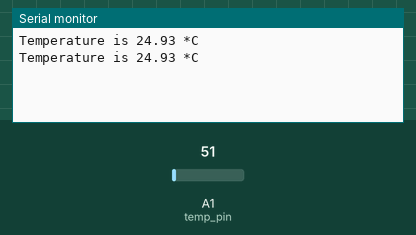
Bench run of a sketch on a simulated Arduino Uno, built with avr-gcc and run on an emulated ATmega328P. Parts: the last lines printed to the serial monitor. Inputs (shaded band) come from the test bench; at power-on: A1 (temp_pin) = 51.

Above: at 1.8 s.
1.9 s: A1 (temp_pin) set to 61
At 2.8 s:
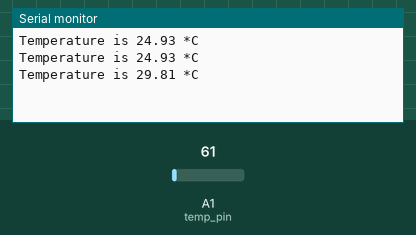
3.4 s: A1 (temp_pin) set to 71
At 4.4 s:
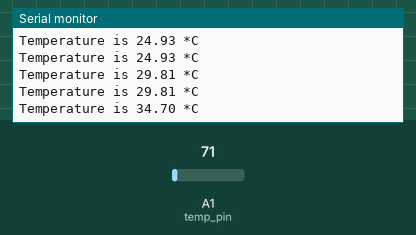
Timing chart, 0 to 6.4 s (numbered marks = the images above; inputs shaded):
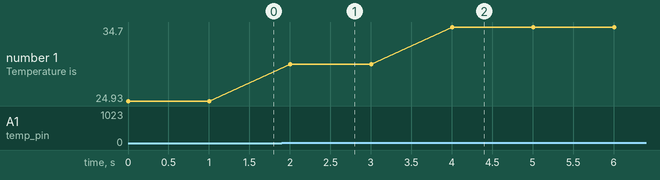

The sketch:

Temperature_sensor.ino
```cpp
// Implementing an LM35 Temperature Sensor
int temp_pin = A1; // some analog-input pin for taking temperature input

void setup() {
  pinMode(temp_pin, INPUT);
  Serial.begin(9600);
}

void loop() {
  int temp_val = analogRead(temp_pin);
  float mv = (temp_val/1023.0)*5000;
  float cel = mv/10;
  Serial.print("Temperature is ");
  Serial.print(cel);
  Serial.println(" *C");
  delay(1000);
}
```

Measured:
- after the input at 1.9 s, the serial monitor: prints a new line after 0.10 s (image 1)
- after the input at 3.4 s, the serial monitor: prints a new line after 0.60 s (image 2)
- plotted number 1: 24.93 → 29.81 after the input at 1.9 s, 29.81 → 34.7 after the input at 3.4 s
